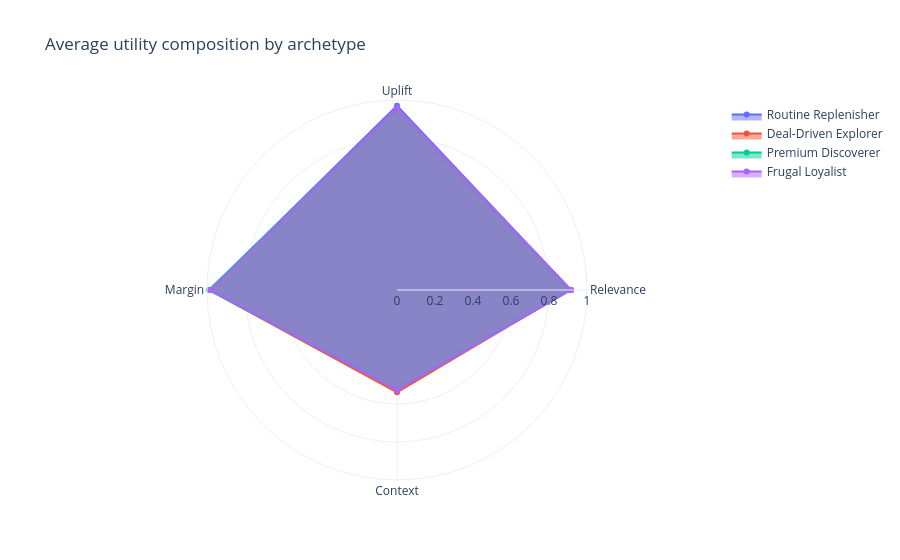

Notebook cell for this chart:
### Code cell
component_cols = ['avg_relevance', 'avg_uplift', 'avg_margin', 'avg_context']
component_labels = ['Relevance', 'Uplift', 'Margin', 'Context']
radar = go.Figure()
for _, row in utility_profile.iterrows():
    values = [row[col] for col in component_cols]
    radar.add_trace(
        go.Scatterpolar(
            r=values + [values[0]],
            theta=component_labels + [component_labels[0]],
            fill='toself',
            name=str(row['archetype']),
        )
    )
radar.update_layout(
    template='plotly_white',
    title='Average utility composition by archetype',
    polar=dict(radialaxis=dict(visible=True, range=[0, 1])),
)
radar.write_html(FIGURES / 'archetype_radar.html')
radar.show()

### Figure 1 — Plotly figure (JSON) as saved in the notebook; plotly's stock layout.template omitted (floating-point values rounded to 4 significant figures)
{"data": [{"fill": "toself", "name": "Routine Replenisher", "r": [0.915, 0.9696, 0.9861, 0.5227, 0.915], "theta": ["Relevance", "Uplift", "Margin", "Context", "Relevance"], "type": "scatterpolar"}, {"fill": "toself", "name": "Deal-Driven Explorer", "r": [0.9074, 0.952, 0.9885, 0.5387, 0.9074], "theta": ["Relevance", "Uplift", "Margin", "Context", "Relevance"], "type": "scatterpolar"}, {"fill": "toself", "name": "Premium Discoverer", "r": [0.9111, 0.9601, 0.9897, 0.5257, 0.9111], "theta": ["Relevance", "Uplift", "Margin", "Context", "Relevance"], "type": "scatterpolar"}, {"fill": "toself", "name": "Frugal Loyalist", "r": [0.9164, 0.9599, 0.9816, 0.5272, 0.9164], "theta": ["Relevance", "Uplift", "Margin", "Context", "Relevance"], "type": "scatterpolar"}], "layout": {"polar": {"radialaxis": {"range": [0, 1], "visible": true}}, "title": {"text": "Average utility composition by archetype"}}}
